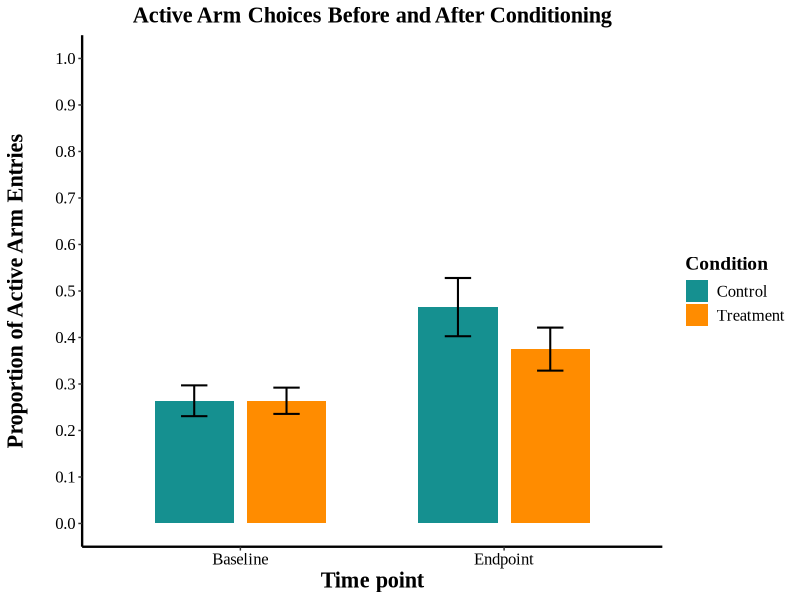
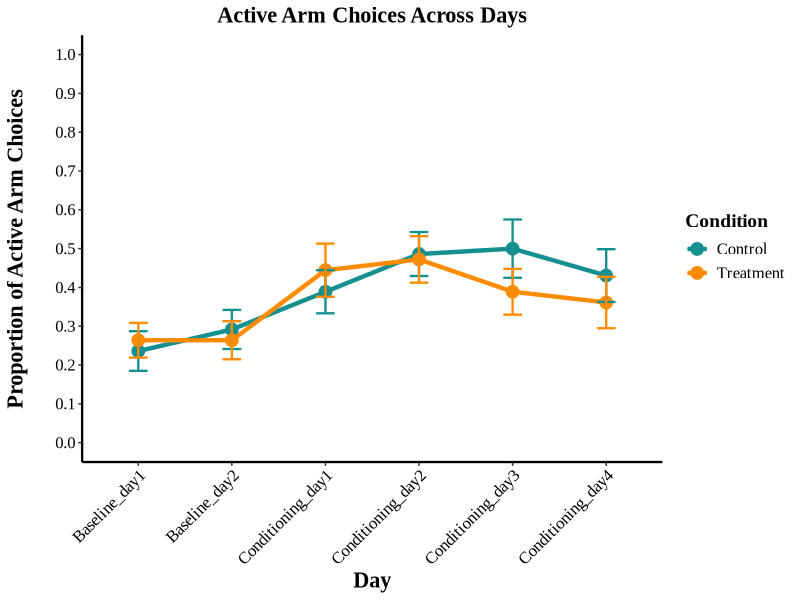
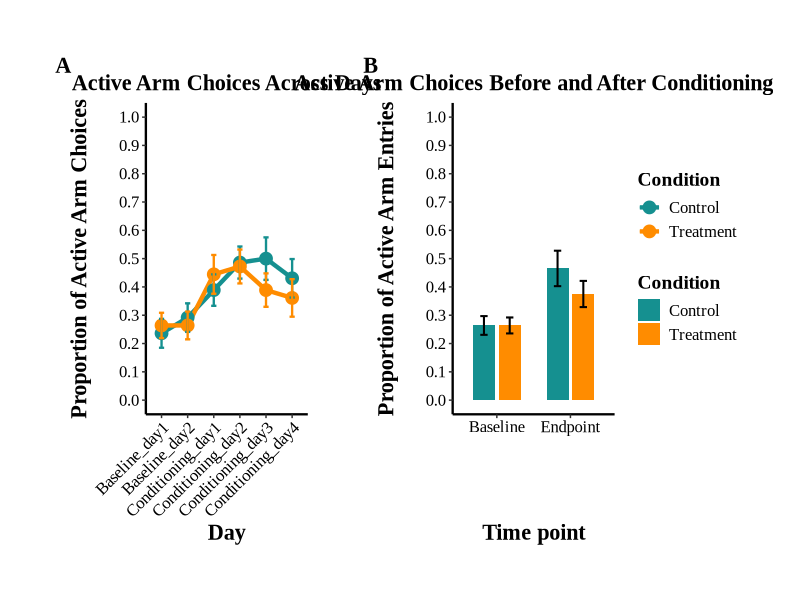
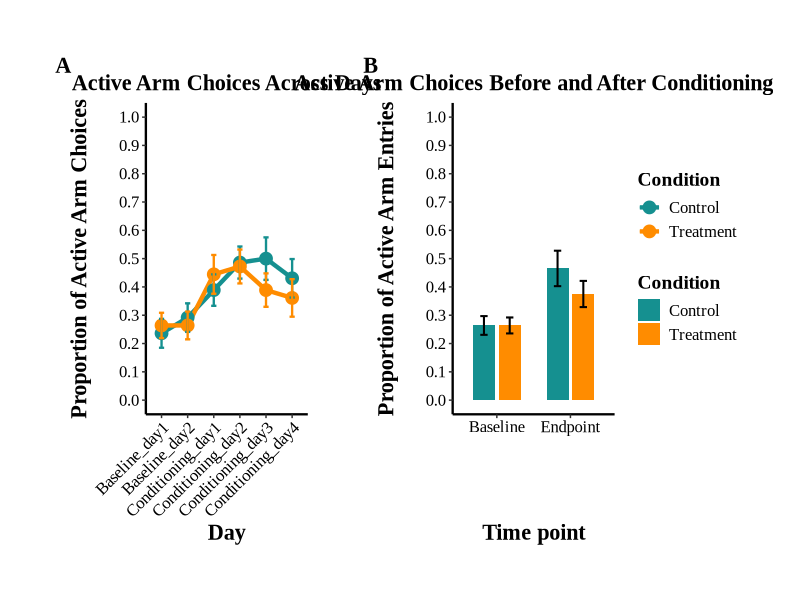

Here is the R script that generated these plots, in order:
library(readr)
library(dplyr)
library(tidyverse)
library(ggsignif)
library(lme4)
library(emmeans)
library(grid)
library(gridExtra)
library(car)
library(ggplot2)
library(readxl)
library(patchwork)

# read in the data
Exp8_full_data <- read_excel("Datasets/Experiment_8_Full_Data.xlsx")


#Creating theme for plots

# Updated theme for regeneration and reinstatement plots
consistant_theme <- function() {
  theme_classic() +
    theme(
      text = element_text(family = "Times New Roman", size = 14),
      axis.title = element_text(size = 16, face = "bold"),
      axis.title.y = element_text(margin = margin(r = 20)),
      axis.text = element_text(size = 12, color = "black"),
      legend.position = "right", # Updated to place legend on right side
      legend.title = element_text(size = 14, face = "bold"),
      legend.text = element_text(size = 12),
      axis.line = element_line(color = "black", linewidth = 0.8),
      panel.grid = element_blank(),
      panel.background = element_rect(fill = "white"),
      panel.border = element_blank(),
      plot.title = element_text(hjust = 0.5, size = 16, face = "bold"),
      # Add facet theming to match the figure
      strip.background = element_rect(fill = "white"),
      strip.text = element_text(size = 14, face = "bold", color = "black")
    )
}

#Restructure data for baseline/endpoint comparison

Exp8_data_long <- Exp8_full_data %>% mutate(across(ends_with("_arm_entries"),
                                               ~as.numeric(as.character(.)))) %>%
  pivot_longer(
    cols = c(baseline_active_arm_entries, endpoint_active_arm_entries),
    names_to = "Time",
    values_to = "ActiveCount"
  ) %>%
  mutate(
    Time = factor(Time,
                  levels = c("baseline_active_arm_entries", "endpoint_active_arm_entries"),
                  labels = c("Baseline", "Endpoint")),
    Subject = factor(Subject),
    Condition = factor(Condition),
    ActiveCount = if_else(!is.na(ActiveCount),
                          as.integer(ActiveCount),
                          NA_integer_)
  ) %>%
  mutate(
    TotalTrials = 6,
    InactiveCount = if_else(!is.na(ActiveCount),
                            TotalTrials - ActiveCount,
                            NA_integer_),
    ActiveArmProportion = if_else(!is.na(ActiveCount),
                                  ActiveCount/ TotalTrials,
                                  NA_real_)
  ) %>% 
  filter(is.na(ActiveCount) | ActiveCount <= TotalTrials)
  

# statistical analysis of baseline vs endpoint

#set contrasts
contrasts(Exp8_data_long$Time) <- contr.sum
contrasts(Exp8_data_long$Condition) <- contr.sum

#baseline vs endpoint model
learning_model <- glmer(cbind(ActiveCount, InactiveCount) ~ Condition * Time + (1|Subject),
                        data = Exp8_data_long,
                        family = "binomial",
                        na.action = na.omit)

summary(learning_model)

#get overall effects for learning model

learning_model_output <- car::Anova(learning_model, type = "III")
print(learning_model_output)


# getting estimated means and comparisons for within and between groups
#Within-group comparisons
conditioning_within_groups_comparisons <- emmeans(learning_model,
                                                  pairwise ~ Time | Condition,
                                                  adjust = "bonferroni",
                                                  type = "response")

#between-group comparisons
conditioning_between_groups_comparisons <- emmeans(learning_model,
                                                   pairwise ~ Condition | Time,
                                                   adjust = "bonferroni",
                                                   type = "response")

#printing comparisons
print(summary(conditioning_within_groups_comparisons$emmeans))
print(summary(conditioning_within_groups_comparisons$contrasts))
print(summary(conditioning_between_groups_comparisons$emmeans))
print(summary(conditioning_between_groups_comparisons$contrasts))


#=================================
#apa formatted results
#================================

format_p_value <- function(p) {
  if (p <.001) {
    return ("< .001")
  }  else {
      return(paste0("= ", gsub("0\\.", ". ", round(p, 3))))
    }
}


#Formatting results for glmm analysis
format_conditioning_results <- function(model, anova_output) {
  Exp8_model_summary <- summary(learning_model)
  Exp8_anova_df <- as.data.frame(anova_output)
  
  formatted_results <- data.frame(
    effect = rownames(Exp8_anova_df),
    chisq = Exp8_anova_df$Chisq,
    df = Exp8_anova_df$Df,
    p.value = Exp8_anova_df$`Pr(>Chisq)`,
    apa_results = paste0(
      "χ²(", Exp8_anova_df$Df, ") = ", round(Exp8_anova_df$Chisq, 3),
      ", *p* ", sapply(Exp8_anova_df$`Pr(>Chisq)`, format_p_value) 
    )
  )
  return(formatted_results)
  }

#Format within-group emmeans comparisons

format_within_group_comparisons <- function(emmeans_object) {
  # Extract contrasts
  contrasts_df <- as.data.frame(emmeans_object$contrasts)
  
  # Extract condition more reliably, or set explicit condition labels
  # Make sure they're in the correct order based on your graph
  condition_labels <- c("Control", "Treatment")  # Assuming this order matches your data
  condition_index <- 1:length(contrasts_df$contrast)
  
  # Create formatted results dataframe with INVERTED odds ratios
  formatted_results <- data.frame(
    contrast = contrasts_df$contrast,
    condition = condition_labels[condition_index],
    # Invert the odds ratio
    odds_ratio = 1/contrasts_df$odds.ratio,  # This inverts baseline→endpoint to endpoint→baseline
    p.value = contrasts_df$p.value,
    apa_result = paste0(
      "OR = ", round(1/contrasts_df$odds.ratio, 2),  # Invert odds ratio
      ", *z* = ", round(-contrasts_df$z.ratio, 2),   # Flip sign of z-ratio
      ", *p* ", sapply(contrasts_df$p.value, format_p_value)
    )
  )
  
  return(formatted_results)
}

#format estimated means for my manuscript

format_estimated_means <- function(emmeans_object) {
  exp8_means_df <- as.data.frame(emmeans_object$emmeans)
  
  formatted_results <- data.frame(
    group = rownames(exp8_means_df),
    condition = exp8_means_df$Condition,
    time = exp8_means_df$Time,
    probablity = exp8_means_df$prob,
    se = exp8_means_df$SE,
    lcl = exp8_means_df$asymp.LCL,
    ucl = exp8_means_df$asymp.UCL,
    apa_results = paste0(
      "*M* = ", round(exp8_means_df$prob, 2),
      ", *SE* = ", round(exp8_means_df$SE, 2),
      ", 95% CI [", round(exp8_means_df$asymp.LCL, 2), ", ", round(exp8_means_df$asymp.UCL, 2), "]"
    )
  )
  return(formatted_results)
}


# Format emmeans pairwise comparisons for between-group effects
# Format emmeans pairwise comparisons for between-group effects
format_between_group_comparisons <- function(emmeans_object) {
  # Extract contrasts
  contrasts_df <- as.data.frame(emmeans_object$contrasts)
  
  # Use explicit time point labels
  time_labels <- c("Baseline", "Endpoint")
  time_index <- 1:length(contrasts_df$contrast)
  
  # Create formatted results dataframe
  formatted_results <- data.frame(
    contrast = contrasts_df$contrast,
    time_point = time_labels[time_index],  # Use explicit labels
    odds_ratio = contrasts_df$odds.ratio,
    p.value = contrasts_df$p.value,
    apa_result = paste0(
      "OR = ", round(contrasts_df$odds.ratio, 2),
      ", *z* = ", round(contrasts_df$z.ratio, 2),
      ", *p* ", sapply(contrasts_df$p.value, format_p_value)
    )
  )
  
  return(formatted_results)
}

# Formating coefficients from our comparison model

format_model_coefficients <- function(model) {
  coef_table <- as.data.frame(summary(model)$coefficients)
  
  formatted_results <- data.frame(
    term = rownames(coef_table),
    estimate = coef_table$Estimate,
    se = coef_table$`Std. Error`,
    z_value = coef_table$`z value`,
    p.value = coef_table$`Pr(>|z|)`,
    apa_result = paste0(
      "β = ", round(coef_table$Estimate, 2),
      ", SE = ", round(coef_table$`Std. Error`, 2),
      ", *z* = ", round(coef_table$`z value`, 2),
      ", *p* = ", sapply(coef_table$`Pr(>|z|)`, format_p_value)
    )
  )
  
  return(formatted_results)
}


#primary function for inline code

format_all_glmm_results <- function(model, anova_output, within_comparisons, between_comparisons) {
  results <- list()
  
  results$anova <- format_conditioning_results(model, anova_output)
  results$coefficients <- format_model_coefficients(model)
  results$within_comparisons <- format_within_group_comparisons(within_comparisons)
  results$between_comparisons <- format_between_group_comparisons(between_comparisons)
  results$estimated_means <- format_estimated_means(within_comparisons)
  
  return(results)
  
}

# Helper function to make retrieving results easier for inline code
get_result <- function(results, type, filter_value = NULL, filter_col = NULL, 
                       condition = NULL, time = NULL) {
  
  # Handle main effects and interactions (anova)
  if (type == "anova") {
    # Get specific effect (Condition, Time, or Condition:Time)
    if (!is.null(filter_value)) {
      return(results$anova$apa_result[results$anova$effect == filter_value])
    } else {
      # Return all effects as a named vector
      effects <- results$anova$apa_result
      names(effects) <- results$anova$effect
      return(effects)
    }
  }
  
  # Handle within-group comparisons
  if (type == "within") {
    # If condition specified, filter by it
    if (!is.null(condition)) {
      # Direct match with condition label
      match_idx <- which(results$within_comparisons$condition == condition)
      
      if (length(match_idx) > 0) {
        return(results$within_comparisons$apa_result[match_idx[1]])
      } else {
        return(paste0("(no match found for condition '", condition, "')"))
      }
    } else {
      # Return all as named vector
      comps <- results$within_comparisons$apa_result
      names(comps) <- results$within_comparisons$condition
      return(comps)
    }
  }
  
  # Handle between-group comparisons
  if (type == "between") {
    # If time specified, filter by it
    if (!is.null(time)) {
      # Direct match with time label
      match_idx <- which(results$between_comparisons$time_point == time)
      
      if (length(match_idx) > 0) {
        return(results$between_comparisons$apa_result[match_idx[1]])
      } else {
        return(paste0("(no match found for time '", time, "')"))
      }
    } else {
      # Return all as named vector
      comps <- results$between_comparisons$apa_result
      names(comps) <- results$between_comparisons$time_point
      return(comps)
    }
  }
  
  # Handle estimated means
  if (type == "means") {
    # Filter by condition and/or time if specified
    if (!is.null(condition) && !is.null(time)) {
      return(results$estimated_means$apa_result[
        results$estimated_means$condition == condition & 
          results$estimated_means$time == time])
    } else if (!is.null(condition)) {
      return(results$estimated_means$apa_result[
        results$estimated_means$condition == condition])
    } else if (!is.null(time)) {
      return(results$estimated_means$apa_result[
        results$estimated_means$time == time])
    } else {
      # Return all as named vector
      means <- results$estimated_means$apa_result
      names(means) <- paste0(results$estimated_means$condition, " - ", 
                             results$estimated_means$time)
      return(means)
    }
  }
  
  # Handle model coefficients
  if (type == "coef") {
    if (!is.null(filter_value)) {
      return(results$coefficients$apa_result[
        results$coefficients$term == filter_value])
    } else {
      # Return all as named vector
      coefs <- results$coefficients$apa_result
      names(coefs) <- results$coefficients$term
      return(coefs)
    }
  }
  
  # Return informative message if no match
  return("(function type not recognized)")
}

# Apply the formatting to your existing analysis
glmm_results <- format_all_glmm_results(
  learning_model,
  learning_model_output,
  conditioning_within_groups_comparisons,
  conditioning_between_groups_comparisons
)




####################################################################
#Plotting baseline to endpoint comparison
####################################################################

Exp8_Baseline_endpoint_comparison <- Exp8_data_long %>%
  group_by(Condition, Time) %>%
  summarise(
    mean_proportion = mean(ActiveArmProportion, na.rm = TRUE),
    se = sd(ActiveArmProportion, na.rm = TRUE) / sqrt(n()),
    .groups = "drop"
  ) %>% 
  
  ggplot(aes(x = Time, y = mean_proportion, fill = Condition))+
  geom_bar(stat = "identity", position = position_dodge(0.7), width = 0.6) +
  geom_errorbar(aes(ymin = mean_proportion - se, ymax = mean_proportion + se),
                position = position_dodge(0.7), width = 0.2, linewidth = 0.7) +
  scale_fill_manual(values = c("Treatment" = "#FF8C00", "Control" = "#159090")) +
  labs( 
    title = "Active Arm Choices Before and After Conditioning",
    y = "Proportion of Active Arm Entries",
    x = "Time point",
    fill = "Condition") +
  scale_y_continuous(
    limits = c(0, 1),
    breaks = (seq(0, 1, 0.1)
  )) +
  consistant_theme()


print(Exp8_Baseline_endpoint_comparison)


#=================================================================
# PART 2: LEARNING ACROSS CONDITIONING DAYS
#=================================================================

#reshaping data for plotting

Exp8_data_long_days <- Exp8_full_data %>%
  select(Subject, Condition,
         Baseline_day1,
         Baseline_day2,
         Conditioning_day1,
         Conditioning_day2,
         Conditioning_day3, 
         Conditioning_day4) %>%
  pivot_longer(
    cols = c(Baseline_day1:Conditioning_day4),
    names_to = "TimePoint",
    values_to = "ActiveArmChoices"
  ) %>%
  mutate(
    TImePoint = factor(TimePoint,
                       levels = c("Baseline_day1", "Baseline_day2", 
                                  "Conditioning_day1", "Conditioning_day2", 
                                  "Conditioning_day3", "Conditioning_day4")),
    Subject = factor(Subject),
    Condition = factor(Condition),
    Proportion = ActiveArmChoices / 3
  )

Exp8_conditioning_plot <- Exp8_data_long_days %>%
  group_by(Condition, TimePoint) %>%
  summarise(
    mean_proportion = mean(Proportion, na.rm = TRUE),
    se = sd(Proportion, na.rm = TRUE) / sqrt(n()),
    .groups = "drop"
  ) %>%
  ggplot(aes(x = TimePoint, y = mean_proportion, color = Condition, group = Condition)) +
  geom_line(linewidth = 1.5)+
  geom_point(size = 4) +
  geom_errorbar(aes(ymin = mean_proportion - se, ymax = mean_proportion + se),
                width = 0.2, linewidth = 0.8) +
  scale_color_manual(values = c("Treatment" = "#FF8C00", "Control" = "#159090")) +
  labs(
    title = "Active Arm Choices Across Days",
    y = "Proportion of Active Arm Choices",
    x = "Day"
  ) +
  scale_y_continuous(
    limits = c(0, 1),
    breaks = seq(0, 1, 0.1)
    ) +
  consistant_theme()+
  theme(axis.text.x = element_text(angle = 45, hjust = 1)
  )

print(Exp8_conditioning_plot)

#=================================================================
# PART 3: Combinig figures for presentation
#=================================================================

Exp8_combined_figure <- Exp8_conditioning_plot / Exp8_Baseline_endpoint_comparison +
  plot_layout(
    widths = c(1, 1), 
    guides = "collect",
    ncol = 2) +
  plot_annotation(tag_levels = "A") &
  theme(
    plot.tag = element_text(face = "bold", size = 16, family = "Times New Roman"),
    plot.margin = margin(t = 20, r = 20, b = 20, l = 20)
  ) 

print(Exp8_combined_figure)

ggsave("Exp8_combined_figure.png", Exp8_combined_figure, 
       width = 14, 
       height = 7, 
       dpi = 300)

#=================================================================
# PART 4: Descriptives
#=================================================================

Exp8_prefered_arm_count <- Exp8_full_data %>% count(Prefered_arm)

Exp8_active_arm_count <- Exp8_full_data %>% count(`Active arm`)

Exp8_left_active_arm_count = Exp8_active_arm_count %>% filter(`Active arm` == "L") %>% pull(n)

Exp8_right_active_arm_count = Exp8_active_arm_count %>% filter(`Active arm` == "R") %>% pull(n)

print(Exp8_left_active_arm_count)
print(Exp8_right_active_arm_count)
